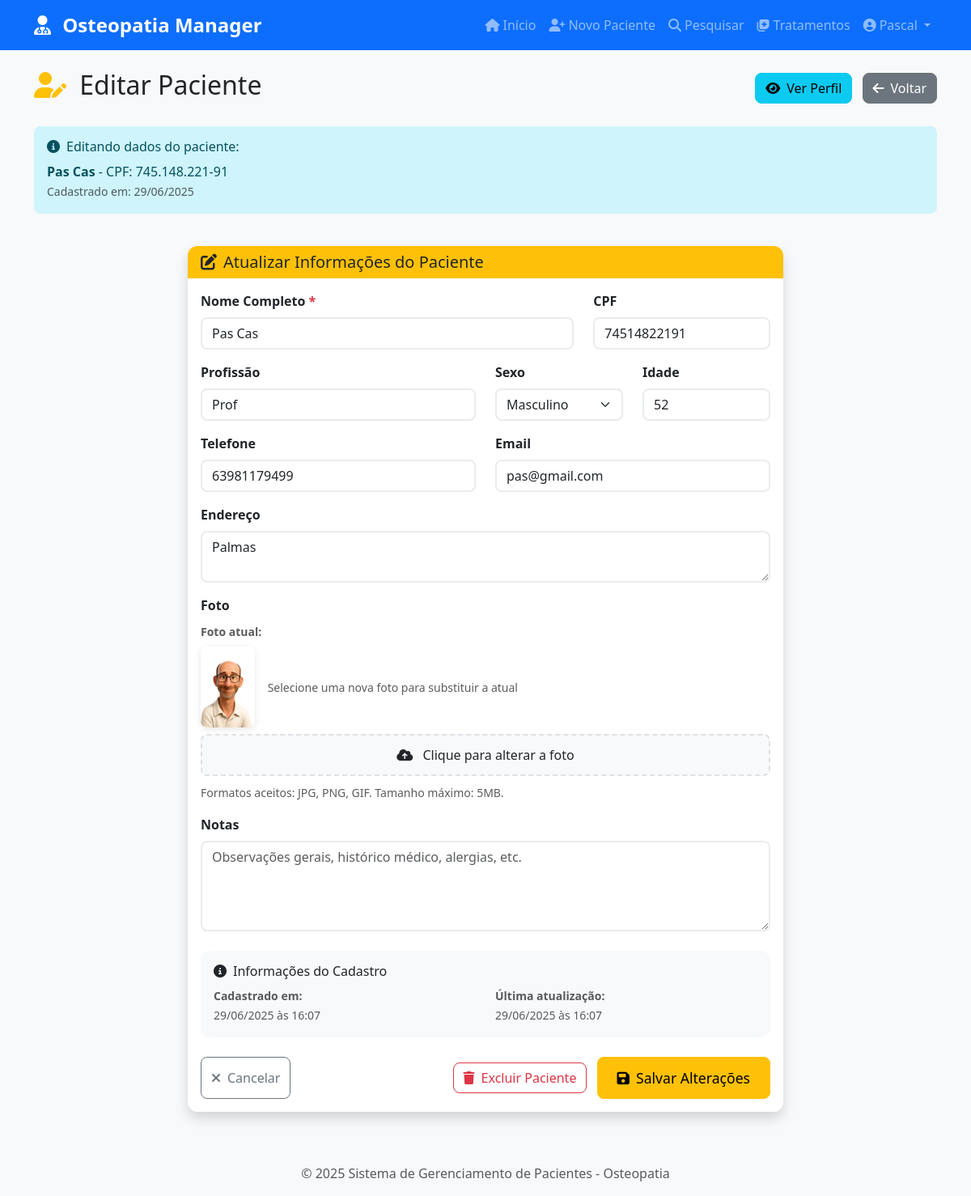
Page /editar-paciente/1 (signed in) on the committed database.
### database/models.py (models this page shows, shortened)
class User(UserMixin, db.Model):
    id = db.Column(db.Integer, primary_key=True)
    username = db.Column(db.String(64), unique=True, nullable=False)
    email = db.Column(db.String(120), unique=True, nullable=False)
    password_hash = db.Column(db.String(128))

class Paciente(db.Model):
    __tablename__ = 'pacientes'
    id = db.Column(db.Integer, primary_key=True)
    nome_completo = db.Column(db.String(200), nullable=False)
    data_registro = db.Column(db.Date, nullable=False, default=datetime.utcnow().date())
    profissao = db.Column(db.String(100))
    sexo = db.Column(db.String(20))
    idade = db.Column(db.Integer)
    endereco = db.Column(db.Text)
    cpf = db.Column(db.String(14), unique=True, nullable=True)
    telefone = db.Column(db.String(20))
    email = db.Column(db.String(120))
    foto_path = db.Column(db.String(200))
    notas = db.Column(db.Text)
    created_at = db.Column(db.DateTime, default=datetime.utcnow)
    updated_at = db.Column(db.DateTime, default=datetime.utcnow, onupdate=datetime.utcnow)
    user_id = db.Column(db.Integer, db.ForeignKey('user.id'), nullable=False)
    tratamentos = db.relationship('Tratamento', backref='paciente', lazy=True, cascade='all, delete-orphan')
    user = db.relationship('User', backref='pacientes')

### app.py (the view, shortened to what this page needs)
@app.route('/editar-paciente/<int:id>', methods=['GET', 'POST'])
@login_required
def editar_paciente(id):
    paciente = Paciente.query.filter_by(id=id, user_id=current_user.id).first_or_404()
    form = PacienteForm(obj=paciente)
    return render_template('editar_paciente.html', form=form, paciente=paciente)

### app.py
class PacienteForm(FlaskForm):
    nome_completo = StringField('Nome Completo', validators=[DataRequired(), Length(min=2, max=200)])
    cpf = StringField('CPF', validators=[Optional()])
    profissao = StringField('Profissão', validators=[Optional(), Length(max=100)])
    sexo = SelectField('Sexo', choices=[('', 'Selecione...'), ('Masculino', 'Masculino'), ('Feminino', 'Feminino'), ('Outro', 'Outro')], validators=[Optional()])
    idade = IntegerField('Idade', validators=[Optional()])
    endereco = TextAreaField('Endereço', validators=[Optional(), Length(max=500)])
    telefone = StringField('Telefone', validators=[Optional(), Length(max=20)])
    email = StringField('Email', validators=[Optional(), Email(), Length(max=120)])
    foto = FileField('Foto', validators=[Optional(), FileAllowed(['jpg', 'jpeg', 'png', 'gif'], 'Apenas imagens são permitidas!')])
    notas = TextAreaField('Notas', validators=[Optional(), Length(max=1000)])

### app.py (called while the page is built)
@login_manager.user_loader
def load_user(user_id):
    from database.models import User
    return User.query.get(int(user_id))

@app.template_filter('format_cpf')
def format_cpf_filter(cpf):
    return format_cpf(cpf) if cpf else ''

@app.context_processor
def inject_today():
    return {'today': date.today()}

### utils/helpers.py (called while the page is built)
def format_cpf(cpf):
    if not cpf:
        return ""
    return f'{cpf[:3]}.{cpf[3:6]}.{cpf[6:9]}-{cpf[9:]}'

### templates/editar_paciente.html (shortened to what this page needs)
{% extends "base.html" %}
{% block content %}
<div class="row">
    <div class="col-12">
        <div class="d-flex justify-content-between align-items-center mb-4">
            <h2>
                <i class="fas fa-user-edit me-2 text-warning"></i>
                Editar Paciente
            </h2>
            <div>
                <a href="{{ url_for('perfil_paciente', id=paciente.id) }}" class="btn btn-info me-2">
                    <i class="fas fa-eye me-2"></i>Ver Perfil
                </a>
                <a href="{{ url_for('pesquisar_pacientes') }}" class="btn btn-secondary">
                    <i class="fas fa-arrow-left me-2"></i>Voltar
                </a>
            </div>
        </div>
    </div>
</div>
<div class="row mb-4">
    <div class="col-12">
        <div class="alert alert-info">
            <h6 class="mb-2">
                <i class="fas fa-info-circle me-2"></i>Editando dados do paciente:
            </h6>
            <strong>{{ paciente.nome_completo }}</strong> - CPF: {{ paciente.cpf | format_cpf }}
            <br>
            <small class="text-muted">
                Cadastrado em: {{ paciente.data_registro.strftime('%d/%m/%Y') }}
            </small>
        </div>
    </div>
</div>
<div class="row justify-content-center">
    <div class="col-lg-8">
        <div class="card shadow">
            <div class="card-header bg-warning text-dark">
                <h5 class="mb-0">
                    <i class="fas fa-edit me-2"></i>Atualizar Informações do Paciente
                </h5>
            </div>
            <div class="card-body">
                <form method="POST" enctype="multipart/form-data" id="editarPacienteForm">
                    <div class="row">
                        <div class="col-md-8 mb-3">
                            {{ form.nome_completo.label(class="form-label required") }}
                            {{ form.nome_completo(class="form-control required-field", placeholder="Digite o nome completo do paciente") }}
                        </div>
                        <div class="col-md-4 mb-3">
{{ form.cpf.label(class="form-label") }}
{{ form.cpf(class="form-control cpf-input", placeholder="000.000.000-00") }}
                        </div>
                    </div>
                    <div class="row">
                        <div class="col-md-6 mb-3">
                            {{ form.profissao.label(class="form-label") }}
                            {{ form.profissao(class="form-control", placeholder="Ex: Engenheiro, Professor, etc.") }}
                        </div>
                        <div class="col-md-3 mb-3">
                            {{ form.sexo.label(class="form-label") }}
                            {{ form.sexo(class="form-select") }}
                        </div>
                        <div class="col-md-3 mb-3">
                            {{ form.idade.label(class="form-label") }}
                            {{ form.idade(class="form-control age-input", placeholder="Ex: 35", min="0", max="120") }}
                        </div>
                    </div>
                    <div class="row">
                        <div class="col-md-6 mb-3">
                            {{ form.telefone.label(class="form-label") }}
                            {{ form.telefone(class="form-control phone-input", placeholder="(11) 99999-9999") }}
                        </div>
                        <div class="col-md-6 mb-3">
                            {{ form.email.label(class="form-label") }}
                            {{ form.email(class="form-control email-input", placeholder="exemplo@email.com") }}
                        </div>
                    </div>
                    <div class="mb-3">
                        {{ form.endereco.label(class="form-label") }}
                        {{ form.endereco(class="form-control", rows="2", placeholder="Rua, número, bairro, cidade - CEP") }}
                    </div>
                    <div class="mb-3">
                        {{ form.foto.label(class="form-label") }}
                        {% if paciente.foto_path %}
                        <div class="mb-2">
                            <label class="form-label small text-muted">Foto atual:</label>
                            <div class="d-flex align-items-center">
                                <img src="{{ url_for('static', filename='uploads/' + paciente.foto_path) }}"
                                     alt="Foto atual de {{ paciente.nome_completo }}"
                                     class="image-preview me-3"
                                     style="max-width: 100px; max-height: 100px;">
                                <div>
                                    <small class="text-muted">
                                        Selecione uma nova foto para substituir a atual
                                    </small>
                                </div>
                            </div>
                        </div>
                        {% endif %}
                        <div class="file-upload-wrapper">
                            <label for="{{ form.foto.id }}" class="file-upload-label">
                                <i class="fas fa-cloud-upload-alt me-2"></i>
                                {% if paciente.foto_path %}
                                    Clique para alterar a foto
                                {% else %}
                                    Clique para selecionar uma foto
                                {% endif %}
                            </label>
                        </div>
                        <small class="form-text text-muted">
                            Formatos aceitos: JPG, PNG, GIF. Tamanho máximo: 5MB.
                        </small>
                    </div>
                    <div class="mb-4">
                        {{ form.notas.label(class="form-label") }}
                        {{ form.notas(class="form-control", rows="4", placeholder="Observações gerais, histórico médico, alergias, etc.") }}
                    </div>
                    <div class="card bg-light mb-4">
                        <div class="card-body">
                            <h6 class="card-title">
                                <i class="fas fa-info-circle me-2"></i>Informações do Cadastro
                            </h6>
                            <div class="row">
                                <div class="col-md-6">
                                    <small class="text-muted">
                                        <strong>Cadastrado em:</strong><br>
                                        {{ paciente.created_at.strftime('%d/%m/%Y às %H:%M') if paciente.created_at }}
                                    </small>
                                </div>
                                <div class="col-md-6">
                                    <small class="text-muted">
                                        <strong>Última atualização:</strong><br>
                                        {{ paciente.updated_at.strftime('%d/%m/%Y às %H:%M') if paciente.updated_at }}
                                    </small>
                                </div>
                            </div>
                        </div>
                    </div>
                    <div class="d-flex justify-content-between">
                        <button type="button" class="btn btn-outline-secondary" onclick="history.back()">
                            <i class="fas fa-times me-2"></i>Cancelar
                        </button>
                        <div>
                            <button type="button" class="btn btn-outline-danger me-2"
                                    data-bs-toggle="modal" data-bs-target="#deleteModal">
                                <i class="fas fa-trash me-2"></i>Excluir Paciente
                            </button>
                            <button type="submit" class="btn btn-warning btn-lg">
                                <i class="fas fa-save me-2"></i>Salvar Alterações
                            </button>
                        </div>
                    </div>
                </form>
            </div>
        </div>
    </div>
</div>
{% endblock %}

### templates/base.html (shortened to what this page needs)
<!DOCTYPE html>
<html lang="pt-BR">
<head>
    <link href="https://cdn.jsdelivr.net/npm/bootstrap@5.3.0/dist/css/bootstrap.min.css" rel="stylesheet">
    <link href="https://cdnjs.cloudflare.com/ajax/libs/font-awesome/6.4.0/css/all.min.css" rel="stylesheet">
    <link rel="stylesheet" href="https://cdn.jsdelivr.net/npm/flatpickr/dist/flatpickr.min.css">
    <link href="{{ url_for('static', filename='css/style.css') }}" rel="stylesheet">
</head>
<body>
    <nav class="navbar navbar-expand-lg navbar-dark bg-primary">
        <div class="container">
            <a class="navbar-brand" href="{{ url_for('index') }}">
                <i class="fas fa-user-md me-2"></i>
                Osteopatia Manager
            </a>
            <div class="collapse navbar-collapse" id="navbarNav">
                <ul class="navbar-nav ms-auto">
                    {% if current_user.is_authenticated %}
                    <li class="nav-item">
                        <a class="nav-link" href="{{ url_for('index') }}">
                            <i class="fas fa-home me-1"></i>Início
                        </a>
                    </li>
                    <li class="nav-item">
                        <a class="nav-link" href="{{ url_for('novo_paciente') }}">
                            <i class="fas fa-user-plus me-1"></i>Novo Paciente
                        </a>
                    </li>
                    <li class="nav-item">
                        <a class="nav-link" href="{{ url_for('pesquisar_pacientes') }}">
                            <i class="fas fa-search me-1"></i>Pesquisar
                        </a>
                    </li>
                    <li class="nav-item">
                        <a class="nav-link" href="{{ url_for('tratamentos') }}">
                            <i class="fas fa-notes-medical me-1"></i>Tratamentos
                        </a>
                    </li>
                    <li class="nav-item dropdown">
                        <a class="nav-link dropdown-toggle" href="#" id="navbarDropdown" role="button" data-bs-toggle="dropdown" aria-expanded="false">
                            <i class="fas fa-user-circle me-1"></i>{{ current_user.username }}
                        </a>
                    </li>
                    {% endif %}
                </ul>
            </div>
        </div>
    </nav>
    <main class="container my-4">
        {% block content %}{% endblock %}
    </main>
    <footer class="bg-light text-center py-3 mt-5">
        <div class="container">
            <p class="text-muted mb-0">
                &copy; 2025 Sistema de Gerenciamento de Pacientes - Osteopatia
            </p>
        </div>
    </footer>
</body>
</html>

### static/css/style.css (style rules this page uses)
:root { --primary-color: #0d6efd; --success-color: #198754; --info-color: #0dcaf0; --warning-color: #ffc107; --danger-color: #dc3545; --secondary-color: #6c757d; --light-color: #f8f9fa; --dark-color: #212529; }
body { font-family: 'Segoe UI', Tahoma, Geneva, Verdana, sans-serif; background-color: #f8f9fa; }
.navbar-brand { font-weight: 600; font-size: 1.5rem; }
.btn { border-radius: 8px; font-weight: 500; transition: all 0.2s ease-in-out; }
.btn-lg { padding: 12px 24px; font-size: 1.1rem; }
.card { border: none; border-radius: 12px; overflow: hidden; }
.card-header { border-bottom: none; font-weight: 600; }
.form-control, .form-select { border-radius: 8px; border: 2px solid #e9ecef; transition: border-color 0.2s ease-in-out; }
.form-label { font-weight: 600; color: var(--dark-color); margin-bottom: 8px; }
.required::after { content: " *"; color: var(--danger-color); font-weight: bold; }
.file-upload-wrapper { position: relative; display: inline-block; width: 100%; }
.file-upload-label { display: block; padding: 12px 20px; background-color: var(--light-color); border: 2px dashed #dee2e6; border-radius: 8px; text-align: center; cursor: pointer; transition: all 0.2s ease-in-out; }
.image-preview { max-width: 200px; max-height: 200px; border-radius: 8px; box-shadow: 0 2px 8px rgba(0, 0, 0, 0.1); }
.alert { border: none; border-radius: 8px; font-weight: 500; }
footer { margin-top: auto; }

### rows in the picture
User: username "Pascal"
Paciente: nome_completo "Pas Cas", cpf "745.148.221-91", data_registro "29/06/2025", cpf "74514822191", profissao "Prof", sexo "Masculino", idade "52", telefone "63981179499", email "pas@gmail.com", endereco "Palmas", foto_path (picture), created_at "29/06/2025 às 16:07", updated_at "29/06/2025 às 16:07"
